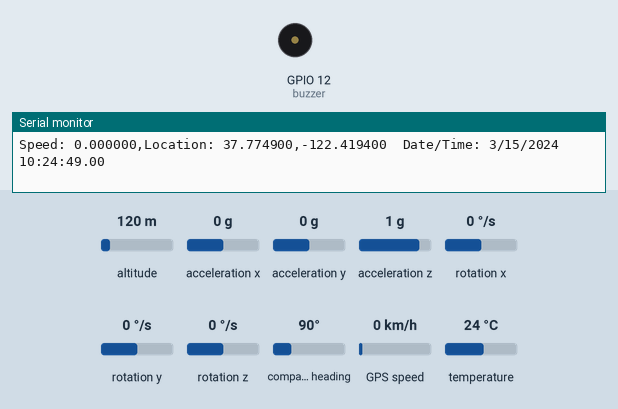
Simulated run of this sketch. Board: ESP32. Shown: buzzer (waves = sounding, pin HIGH), the last lines printed to the serial monitor. Inputs (shaded band) come from the test bench; at power-on: acceleration x 0 g, altitude 120 m, acceleration y 0 g, acceleration z 1 g, rotation x 0 °/s, rotation y 0 °/s, rotation z 0 °/s, compass heading 90°, GPS speed 0 km/h, temperature 24 °C. The GPS gets a fix after 3 s at 37.7749, -122.4194 with 8 satellites; the modem accepts every AT command (registered, SIM ready, sends succeed) and sends nothing else.

Above: at 19.3 s.
19.4 s: acceleration x set to -0.7 g
21.7 s: acceleration x set to -1 g
At 23.01 s:
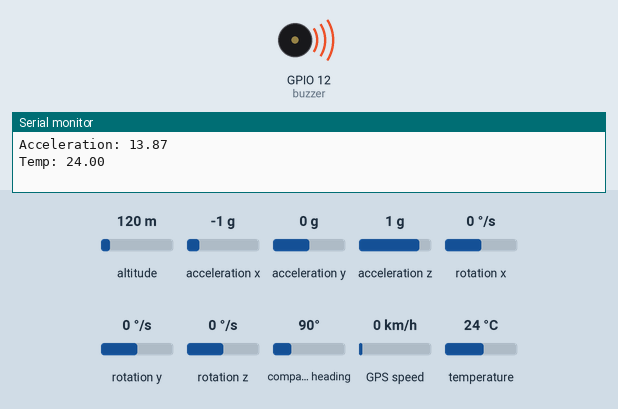
Timing chart, 0 to 26.2 s (numbered marks = the images above; inputs shaded):
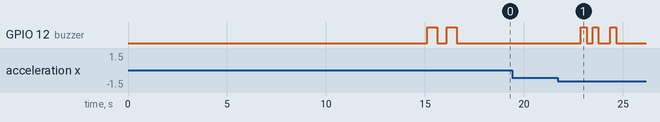

The sketch:

ads.ino
```cpp
#include <Wire.h>
#include <Adafruit_Sensor.h>
#include <Adafruit_MPU6050.h>
#include <TinyGPSPlus.h>


String accidentPhoneNumber = "+263717596521";
String firePhoneNumber = "+263717596521";

float lati;
float lngi;

int buzzer = 12;

TinyGPSPlus gps;
Adafruit_MPU6050 mpu;

// Tilt threshold

const float tiltThreshold = 60.0;
bool isTiltedLeft = false;
bool isTiltedRight = false;
bool isUpsideDown = false;


// Thresholds for accident detection
const float accelerationThreshold = 13.0; // Adjust this value based on your requirements
const float temperatureThreshold = 40.0; // Adjust this value based on your requirements

unsigned long lastSMSTime = 0;
const unsigned long smsInterval = 300000; // 5 minutes

void setup() {
  Serial.begin(9600);
   Serial1.begin(9600, SERIAL_8N1, 18, 19); // Use Hardware Serial 1 on pins 18 (RX) and 19 (TX)
  Serial2.begin(9600);
    delay(1000);
    pinMode(buzzer, OUTPUT);
  sendCommand("AT"); // Check if GSM module is responding

  if (!mpu.begin()) {
    Serial.println("Failed to find MPU6050 chip");
    while (1) {
      delay(10);
    }
  }
  Serial.println("MPU6050 Found!");

  mpu.setAccelerometerRange(MPU6050_RANGE_8_G);
  mpu.setGyroRange(MPU6050_RANGE_500_DEG);
  Serial.println(TinyGPSPlus::libraryVersion());
  sendSMS(accidentPhoneNumber, "SYSTEM ON");
  digitalWrite(buzzer, HIGH);
  delay(500);
  digitalWrite(buzzer, LOW);
  delay(500);
  digitalWrite(buzzer, HIGH);
  delay(500);
  digitalWrite(buzzer, LOW);
  delay(500);

  delay(1000); // Give the sensors and SIM800L module some time to stabilize
}

void loop() {
  // Read accelerometer data
  sensors_event_t a, g, temp;
  mpu.getEvent(&a, &g, &temp);

  // Read GPS data
  readGPS();

  // Calculate acceleration magnitude
  float acceleration = sqrt(pow(a.acceleration.x, 2) +
                            pow(a.acceleration.y, 2) +
                            pow(a.acceleration.z, 2));

  Serial.println("Acceleration: " + String(acceleration));

  //******************** Calculate tilt angles **************************
  float xAngle = atan2(a.acceleration.x, sqrt(pow(a.acceleration.y, 2) + pow(a.acceleration.z, 2))) * (180 / PI);
float yAngle = atan2(a.acceleration.y, sqrt(pow(a.acceleration.x, 2) + pow(a.acceleration.z, 2))) * (180 / PI);
float zAngle = atan2(sqrt(pow(a.acceleration.x, 2) + pow(a.acceleration.y, 2)), a.acceleration.z) * (180 / PI);

  //******************** set Flags **************************

isTiltedLeft = (xAngle > tiltThreshold);
isTiltedRight = (xAngle < -tiltThreshold);
isUpsideDown = (zAngle < -tiltThreshold);

  //******************* Read temperature ***********************
  float temperature;
  temperature = temp.temperature;
  Serial.println("Temp: " + String(temperature));

  // Check if any of the values exceed the thresholds
  if (acceleration > accelerationThreshold) {
     digitalWrite(buzzer, HIGH);
  delay(300);
  digitalWrite(buzzer, LOW);
  delay(300);
  digitalWrite(buzzer, HIGH);
  delay(300);
  digitalWrite(buzzer, LOW);
  delay(300);
  digitalWrite(buzzer, LOW);
  delay(300);
  digitalWrite(buzzer, HIGH);
  delay(300);
  digitalWrite(buzzer, LOW);
  delay(300);

    String accidentMsg = "Possible Accident! Temp:" + String(temperature, 2) + "*C. Speed: " + String(gps.speed.kmph(),2) +
    ". http://maps.google.com/?ie=UTF8&hq=&ll=" + String(lati,6) + "," + String(lngi,6) + "&z=13";
   // http://maps.google.com/?ie=UTF8&hq=&ll=35.028028,-106.536655&z=13


    sendSMS(accidentPhoneNumber, accidentMsg);
  }


    if ( temperature > temperatureThreshold){
      String fireMsg = "Vehicle likely on fire! Temp:" + String(temperature, 2) + "*C.";

  sendSMS(firePhoneNumber, fireMsg);
       digitalWrite(buzzer, HIGH);
  delay(300);
  digitalWrite(buzzer, LOW);
  delay(300);
  digitalWrite(buzzer, HIGH);
  delay(300);
  digitalWrite(buzzer, LOW);
  delay(300);
  digitalWrite(buzzer, LOW);
  delay(300);
  digitalWrite(buzzer, HIGH);
  delay(300);
  digitalWrite(buzzer, LOW);
  delay(300);

    }

 if( isTiltedLeft || isTiltedRight || isUpsideDown)
 {
  String tiltMsg = "Vehicle tilted! Left:" + String(isTiltedLeft) + ",Right:" + String(isTiltedRight + ",UpsideDown:" + String(isUpsideDown) + ".");

  sendSMS(accidentPhoneNumber, tiltMsg);
       digitalWrite(buzzer, HIGH);
    delay(300);
  digitalWrite(buzzer, LOW);
  delay(300);
  digitalWrite(buzzer, HIGH);
  delay(300);
  digitalWrite(buzzer, LOW);
  delay(300);
  digitalWrite(buzzer, LOW);
  delay(300);
  digitalWrite(buzzer, HIGH);
  delay(300);
  digitalWrite(buzzer, LOW);
  delay(300);
 }

  delay(1000); // Adjust the delay based on your requirements
}


//********************** Read GPS Data ************************
void readGPS() {
  while (Serial2.available() > 0)
    if (gps.encode(Serial2.read()))
      displayInfo();

  if (millis() > 5000 && gps.charsProcessed() < 10) {
    Serial.println(F("No GPS detected: check wiring."));
    while (true);
  }
}

//********************** Display GPS Data ************************
void displayInfo() {
  Serial.print(F("Speed: "));
  if (gps.speed.isValid()) {
    Serial.print(gps.speed.kmph(), 6);
    Serial.print(F(","));
  } else {
    Serial.print(F("INVALID"));
  }

  Serial.print(F("Location: "));
  if (gps.location.isValid()) {
    lati = gps.location.lat();
    lngi = gps.location.lng();
    Serial.print(gps.location.lat(), 6);
    Serial.print(F(","));
    Serial.print(gps.location.lng(), 6);
  } else {
    Serial.print(F("INVALID"));
  }

  Serial.print(F("  Date/Time: "));
  if (gps.date.isValid()) {
    Serial.print(gps.date.month());
    Serial.print(F("/"));
    Serial.print(gps.date.day());
    Serial.print(F("/"));
    Serial.print(gps.date.year());
  } else {
    Serial.print(F("INVALID"));
  }

  Serial.print(F(" "));
  if (gps.time.isValid()) {
    if (gps.time.hour() < 10) Serial.print(F("0"));
    Serial.print(gps.time.hour());
    Serial.print(F(":"));
    if (gps.time.minute() < 10) Serial.print(F("0"));
    Serial.print(gps.time.minute());
    Serial.print(F(":"));
    if (gps.time.second() < 10) Serial.print(F("0"));
    Serial.print(gps.time.second());
    Serial.print(F("."));
    if (gps.time.centisecond() < 10) Serial.print(F("0"));
    Serial.print(gps.time.centisecond());
  } else {
    Serial.print(F("INVALID"));
  }

  Serial.println();
}


void sendCommand(const String& command)
{
  Serial1.println(command);
  delay(1000);

  if (Serial1.available())
  {
    String response = Serial1.readString();
    Serial.println(response);
  }
}

void sendSMS(const String& phoneNumber, const String& message)
{
  sendCommand("AT+CMGF=1"); // Set SMS mode to text
  delay(1000);

  sendCommand("AT+CMGS=\"" + phoneNumber + "\"");
  delay(1000);

  Serial1.print(message);
  delay(100);

  Serial1.write(26); // Ctrl+Z to send the message
  delay(5000);

  if (Serial1.available())
  {
    String response = Serial1.readString();
    Serial.println(response);
  }
}

void makeCall(const String& phoneNumber)
{
  sendCommand("ATD" + phoneNumber + ";");
  delay(1000);

  if (Serial1.available())
  {
    String response = Serial1.readString();
    Serial.println(response);
  }
}

void hangUpCall()
{
  sendCommand("ATH");
  delay(1000);

  if (Serial1.available())
  {
    String response = Serial1.readString();
    Serial.println(response);
  }
}
```

Measured:
- the behaviour switches between -0.8 and -0.9 g on acceleration x (found by bisection; images 0 and 1)
- after the input at 21.7 s, GPIO 12 (buzzer): goes HIGH 0.30 s, LOW 0.30 s, HIGH 0.30 s, LOW 0.60 s, HIGH 0.30 s, then LOW, starting after 1.2 s
